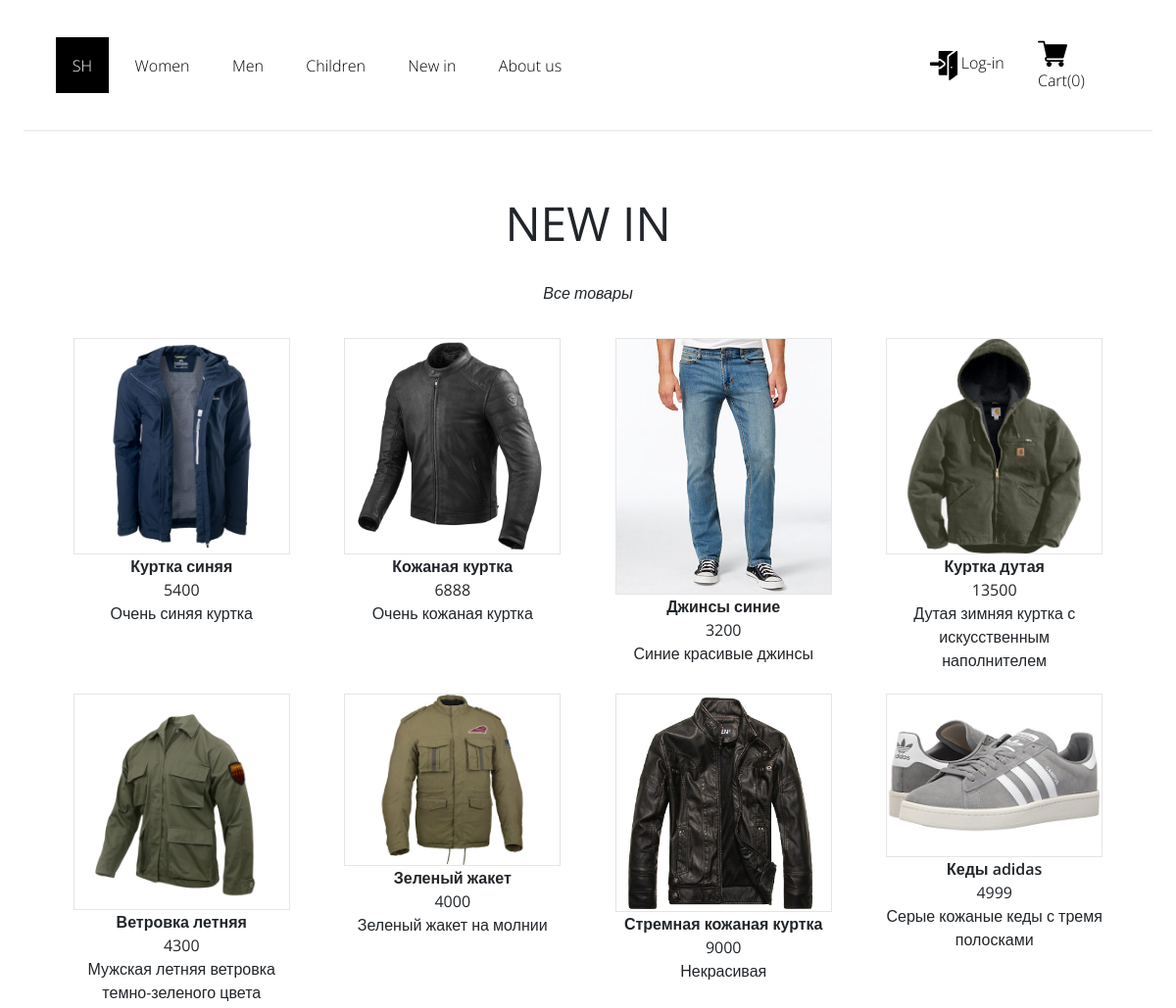
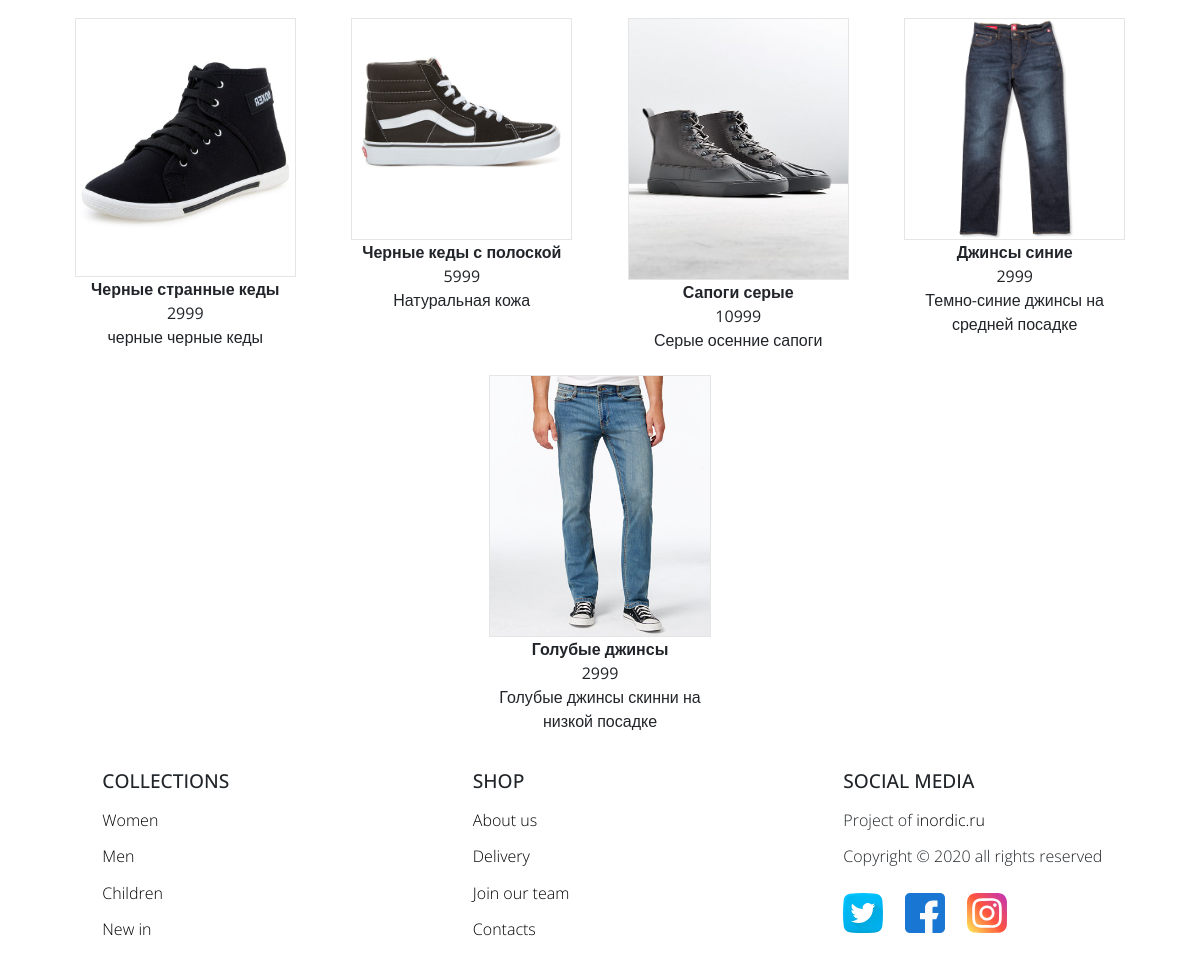
The page /catalogue.php on the database its author committed (2 pictures, top to bottom).
### tables this page shows
CREATE TABLE `core_goods` (
  `id` int(11) NOT NULL,
  `title` varchar(100) NOT NULL,
  `category` int(10) DEFAULT NULL,
  `picture` varchar(400) DEFAULT NULL,
  `price` int(11) DEFAULT NULL,
  `description` text DEFAULT NULL,
  `code` int(50) NOT NULL
);

### system/classes/Connect.php (called while the page is built)
<?php
class Connect
{
    public static function getConnection()
    {
        $link = mysqli_connect('localhost', 'root', '', 'eshop');
        mysqli_set_charset($link, 'utf8');
        return $link;
    }
}

### system/classes/Unit.php (called while the page is built, shortened)
<?php
   abstract class Unit
   {
       public static function getAllLines()
       {
           $request = 'select * from '.static::TABLE_NAME;
           $results = mysqli_query(Connect::getConnection(), $request);
           return $results;
       }
   }

### catalogue.php (the view, shortened to what this page needs)
<?php
       require ('components/header/index.php');
       ?>
  <?php if (isset($_GET['category']) && $_GET['category']==1) { ?>
             <div class="category">   <?php echo "WOMEN"?> </div>
  <?php } elseif (isset($_GET['category']) && $_GET['category']==2) { ?>
                <div class="category">   <?="MEN" ?> </div>
  <?php } elseif (isset($_GET['category']) && $_GET['category']==3) { ?>
                  <div class="category">   <?php echo "CHILDREN"?> </div>
  <?php } else { ?>
                 <div class="category">   <?php echo "NEW IN"?> </div>
  <?php } ?>
      <div class="category-bottom">
          Все товары
      </div>
   <?php
   $results = Good::getAllLines(); ?>
<div class="wrapper">
   <div class="all-goods">
                <?php while ($line = mysqli_fetch_assoc($results))
                            { ?>
                                        <div class="one-good">
                                                      <a href="card.php?id=<?=$line['id']?>&title=<?= $line['title'] ?>" target="_blank">
                                                          <div class="good-pic">
                                                                <img src="<?php echo  $line['picture']; ?>" alt="" title="<?php echo $line['title'] ; ?>" />
                                                          </div>
                                                       </a>
                                                    <div class="good">
                                                        <div class="good-title">
                                                            <?= $line['title'] ?>
                                                        </div>
                                                        <div class="good-price">
                                                                <?=$line['price'] ?>
                                                        </div>
                                                        <div class="good-description">
                                                                <?=$line['description'] ?>
                                                        </div>
                                                    </div>
                                        </div>
                            <?php } ?>
    </div>
</div>
<?php require ('components/footer/index.php'); ?>

### components/header/index.php (shortened to what this page needs)
<!DOCTYPE html>
<html lang="en">
<head>
    <link rel="stylesheet" href="https://cdn.jsdelivr.net/npm/bootstrap@4.5.3/dist/css/bootstrap.min.css">
    <link rel="stylesheet" href="css/main.css">
</head>
<body>
    <div class="wrapper">
        <header class="header">
                         <div class="header-left">
                            <a href="index.php?category=0&title=Eshop"class="sh">SH</a>
                            <a href="catalogue.php?category=1&title=Women's Apparel">Women</a>
                            <a href="catalogue.php?category=2&title=Men Clothing">Men</a>
                            <a href="catalogue.php?category=3&title=Children's clothing">Children</a>
                            <a href="catalogue.php?category=4&title=New In">New in</a>
                            <a href="catalogue.php?category=5&title=About Us">About us</a>
                        </div>
                        <div class="header-right">
                           <a class="a-header"href="?title=Log In">
                               <div class="bg-fix icon-header" style="background-image: url('img/login.svg')"></div>
                               <div class="log-in">Log-in</div>
                            </a>
                           <a class="a-header"href="cart.php?title=Cart">
                                <div class="bg-fix icon-header" style="background-image: url('img/cart.svg')"></div>
                                <div class="cart">Cart(<?= isset($_SESSION['cart']) ? count($_SESSION['cart']) : 0 ?>)</div>
                            </a>
                        </div>
        </header>
        <main>

### components/footer/index.php
</main>
        <footer class="footer">
                    <div class="footer-collections">
                            <div class="footer-header">Collections</div>
                            <a href="catalogue.php?category=1">Women</a>
                            <a href="catalogue.php?category=2">Men</a>
                            <a href="catalogue.php?category=3">Children</a>
                            <a href="catalogue.php?category=4">New in</a>
                    </div>
                    <div class="footer-shop">
                            <div class="footer-header">Shop</div>
                            <a href="catalogue.php?category=5">About us</a>
                            <a href="catalogue.php?category=2">Delivery</a>
                            <a href="catalogue.php?category=3">Join our team</a>
                            <a href="catalogue.php?category=4">Contacts</a>
                    </div>
                    <div class="footer-social">
                        <div class="footer-header">Social media</div>
                        <div class="inordic">Project of <a href="inordic.ru">inordic.ru</a></div>
                        <div class="credentials">Copyright © 2020 all rights reserved</div>
                        <div class="soc-icons">
                            <a href="twitter.com"><div class="twitter bg-fix" style="background-image: url('img/twitter.svg')"></div></a>
                            <a href="facebook.com"><div class="facebook bg-fix"style="background-image: url('img/facebook.svg')"></div></a>
                            <a href="instagram.com"><div class="instagram bg-fix"style="background-image: url('img/insta.svg')"></div></a>
                        </div>
                    </div>
        </footer>
    </div>
</body>
</html>

### css/main.css (style rules this page uses)
* { margin: 0; padding: 0; box-sizing: border-box; font-family: 'Open Sans', sans-serif; flex-wrap: wrap; }
a { text-decoration: none; color: black; }
img { width:100%; }
html, body { height: 100%; }
.wrapper { max-width: 1400px; margin: 0 auto; width: 96%; display: table; height: 100%; }
.header { display: flex; flex-direction: row; justify-content: space-between; align-items: center; padding: 2%; font-weight: 300; border-bottom: 1px solid #e5e5e5; }
.header-left { width: 50%; display: flex; flex-direction: row; align-items: center; justify-content: space-evenly; }
.sh { background-color: black; color:white; font-weight: 300; }
.header-right { width:50%; display: flex; flex-direction: row; align-items: center; justify-content: flex-end; }
.a-header { display: flex; flex-direction: row; width:20%; }
.header-right a, .header-left a { padding: 3%; display: flex; flex-direction: row; }
.icon-header { min-width: 30px; min-height: 30px; margin-right:3%; }
.bg-fix { background-position: center; background-size: cover; background-repeat: no-repeat; }
main { display: table-row; height: 100%; padding: 2%; }
.footer { display: flex; flex-direction: row; justify-content: space-between; padding: 2%; font-weight: 300; }
.footer-collections,.footer-shop, .footer-social { display: flex; flex-direction: column; justify-content: start; align-items: flex-start; width:33%; padding-left: 5%; }
.footer-collections a,.footer-shop a, .footer-social a, .footer-social div:not(:first-child) { padding-top: 4%; }
.footer-header { font-weight: 500; text-transform: uppercase; font-size: 1.2rem; }
.soc-icons { display: flex; flex-direction: row; justify-content: flex-start; align-items: flex-start; width: 100%;; }
.soc-icons > * { padding-right: 7%; }
.twitter, .facebook, .instagram { min-width: 40px; min-height: 40px; }
.all-goods { display: flex; flex-direction: row; justify-content: space-around; width: 100%; }
.one-good { margin:1%; width:20%; }
.good-pic { border : 0.5px #e5e5e5 solid; }
.good-pic img { max-height: 260px; }
.good-title { text-align: center; font-weight: 600; }
.good-price, .good-description { text-align: center; font-weight: 400; }
.category { text-transform: uppercase; font-size: 3rem; text-align: center; padding: 5%; padding-bottom: 0; }
.category-bottom { width:100%; text-align: center; font-style: italic; padding:2%; }

### rows shown on the page
core_goods: picture (picture), title "Куртка синяя", price "5400", description "Очень синяя куртка"
core_goods: picture (picture), title "Кожаная куртка", price "6888", description "Очень кожаная куртка"
core_goods: picture (picture), title "Джинсы синие", price "3200", description "Синие красивые джинсы"
core_goods: picture (picture), title "Куртка дутая", price "13500", description "Дутая зимняя куртка с искусственным наполнителем"
core_goods: picture (picture), title "Ветровка летняя", price "4300", description "Мужская летняя ветровка темно-зеленого цвета"
core_goods: picture (picture), title "Зеленый жакет", price "4000", description "Зеленый жакет на молнии"
core_goods: picture (picture), title "Стремная кожаная куртка", price "9000", description "Некрасивая"
core_goods: picture (picture), title "Кеды adidas", price "4999", description "Серые кожаные кеды с тремя полосками"
core_goods: picture (picture), title "Черные странные кеды", price "2999", description "черные черные кеды"
core_goods: picture (picture), title "Черные кеды с полоской", price "5999", description "Натуральная кожа"
core_goods: picture (picture), title "Сапоги серые", price "10999", description "Серые осенние сапоги"
core_goods: picture (picture), title "Джинсы синие", price "2999", description "Темно-синие джинсы на средней посадке"
core_goods: picture (picture), title "Голубые джинсы", price "2999", description "Голубые джинсы скинни на низкой посадке"
